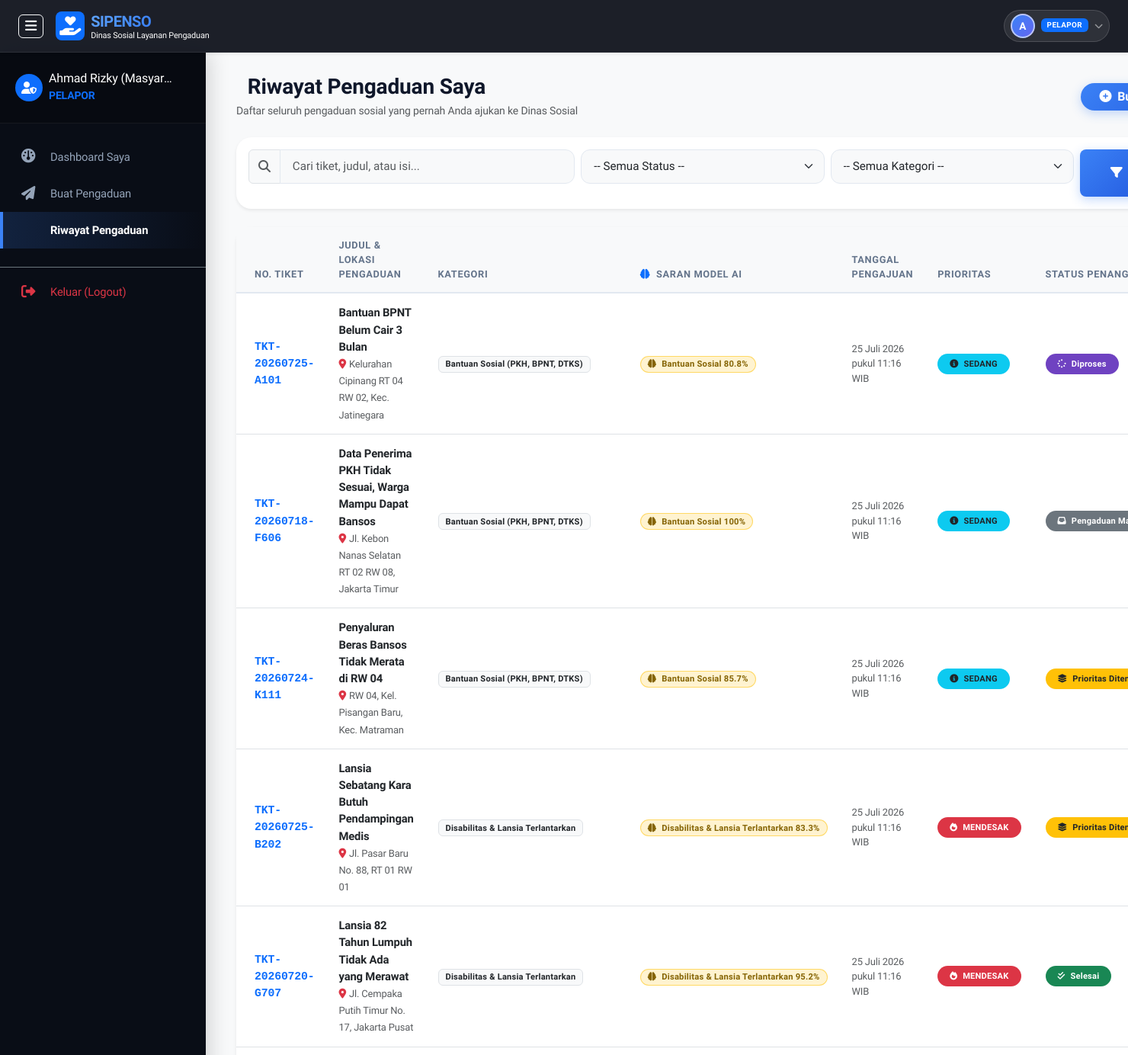
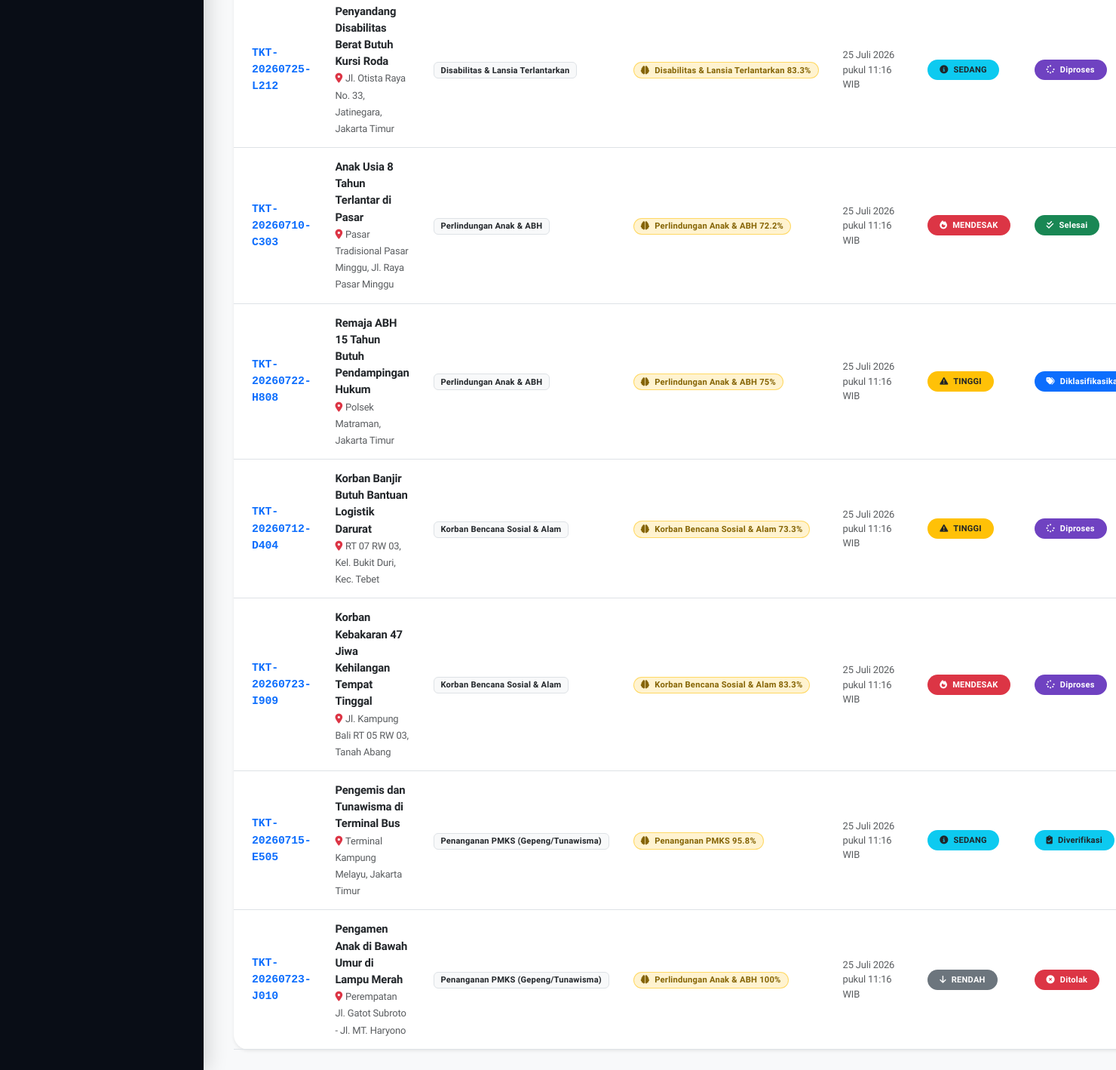
Page /pelapor/riwayat.php (signed in) on the committed database (2 pictures, top to bottom).
### tables this page shows
CREATE TABLE pengaduan (
    id INT AUTO_INCREMENT PRIMARY KEY,
    nomor_tiket VARCHAR(30) NOT NULL UNIQUE,
    user_id INT NOT NULL,
    kategori_id INT NOT NULL,
    judul VARCHAR(150) NOT NULL,
    isi_laporan TEXT NOT NULL,
    lokasi_kejadian TEXT NOT NULL,
    tingkat_dampak ENUM('rendah', 'sedang', 'tinggi', 'mendesak') NOT NULL DEFAULT 'sedang',
    jumlah_terdampak INT DEFAULT 1,
    skor_prioritas INT DEFAULT 0,
    prioritas ENUM('Rendah', 'Sedang', 'Tinggi', 'Mendesak') NOT NULL DEFAULT 'Sedang',
    status ENUM('Pengaduan Masuk', 'Diverifikasi', 'Diklasifikasikan', 'Prioritas Ditentukan', 'Diproses', 'Selesai', 'Ditolak') NOT NULL DEFAULT 'Pengaduan Masuk',
    created_at TIMESTAMP DEFAULT CURRENT_TIMESTAMP,
    updated_at TIMESTAMP DEFAULT CURRENT_TIMESTAMP ON UPDATE CURRENT_TIMESTAMP,
    FOREIGN KEY (user_id) REFERENCES users(id) ON DELETE CASCADE,
    FOREIGN KEY (kategori_id) REFERENCES kategori(id) ON DELETE RESTRICT
);

CREATE TABLE kategori (
    id INT AUTO_INCREMENT PRIMARY KEY,
    kode_kategori VARCHAR(30) NOT NULL UNIQUE,
    nama_kategori VARCHAR(100) NOT NULL,
    deskripsi TEXT NULL,
    created_at TIMESTAMP DEFAULT CURRENT_TIMESTAMP
);

### config/classifier.php (called while the page is built, shortened)
<?php
function tokenize_text(string $text): string {
    $text = mb_strtolower($text, 'UTF-8');
    $text = preg_replace('/[^\p{L}\p{N}\s]/u', ' ', $text);
    $text = preg_replace('/\s+/', ' ', trim($text));
    return $text;
}
function classify_complaint(string $text, $pdo = null): array {
    $dictionary = get_classification_dictionary();
    $normalized = tokenize_text($text);
    $scores = [];
    foreach ($dictionary as $kode => $cat) {
        $skor = 0;
        foreach ($cat['keywords'] as $keyword => $bobot) {
            if (mb_strpos($normalized, $keyword) !== false) {
                $count = mb_substr_count($normalized, $keyword);
                $skor += $bobot * min($count, 3);
            }
        }
        $scores[$kode] = $skor;
    }
    $total = array_sum($scores);
    $per_kategori = [];
    foreach ($dictionary as $kode => $cat) {
        $per_kategori[$kode] = [
            'label'      => $cat['label'],
            'ikon'       => $cat['ikon'],
            'warna'      => $cat['warna'],
            'skor'       => $scores[$kode],
            'confidence' => $total > 0 ? round(($scores[$kode] / $total) * 100, 1) : 0.0,
        ];
    }
    uasort($per_kategori, fn($a, $b) => $b['skor'] <=> $a['skor']);
    $winner_kode = array_key_first($per_kategori);
    $winner      = $per_kategori[$winner_kode];
    $kategori_id = null;
    return [
        'kode'        => $winner_kode,
        'nama'        => $winner['label'],
        'ikon'        => $winner['ikon'],
        'warna'       => $winner['warna'],
        'skor'        => $winner['skor'],
        'confidence'  => $winner['confidence'],
        'per_kategori'=> $per_kategori,
        'kategori_id' => $kategori_id,
    ];
}

### pelapor/riwayat.php (the view, shortened to what this page needs)
<?php
require_once __DIR__ . '/../includes/header.php';
require_once __DIR__ . '/../includes/navbar.php';
require_once __DIR__ . '/../config/classifier.php';
$user_id = $_SESSION['user_id'];
$search   = sanitize($_GET['q'] ?? '');
$query = "SELECT p.*, k.nama_kategori
          FROM pengaduan p
          JOIN kategori k ON p.kategori_id = k.id
          WHERE p.user_id = :uid";
$params = ['uid' => $user_id];
$query .= " ORDER BY p.created_at DESC";
$pengaduan_list = [];
if ($pdo) {
    $stmt = $pdo->prepare($query);
    $stmt->execute($params);
    $pengaduan_list = $stmt->fetchAll();
    $stmtKat = $pdo->query("SELECT * FROM kategori ORDER BY nama_kategori ASC");
    $kategori_list = $stmtKat->fetchAll();
}
?>
<?php require_once __DIR__ . '/../includes/navbar.php'; ?>
<div class="wrapper-admin">
    <?php require_once __DIR__ . '/../includes/sidebar.php'; ?>
    <div id="content" class="bg-light">
        <div class="container-fluid">
    <div class="d-flex flex-column flex-md-row justify-content-between align-items-md-center mb-4 gap-3">
        <div>
            <h3 class="fw-bold mb-1"><i class="fa-solid fa-clock-history text-primary me-2"></i> Riwayat Pengaduan Saya</h3>
            <p class="text-muted small mb-0">Daftar seluruh pengaduan sosial yang pernah Anda ajukan ke Dinas Sosial</p>
        </div>
        <a href="<?= base_url('pelapor/buat_pengaduan.php'); ?>" class="btn btn-primary rounded-pill px-4 fw-bold">
            <i class="fa-solid fa-plus-circle me-1"></i> Buat Pengaduan Baru
        </a>
    </div>
    <div class="card card-custom border-0 shadow-sm mb-4">
        <div class="card-body p-3">
            <form action="" method="GET" class="row g-2">
                <div class="col-md-4">
                    <div class="input-group">
                        <span class="input-group-text bg-light"><i class="fa-solid fa-search text-muted"></i></span>
                        <input type="text" name="q" class="form-control bg-light" placeholder="Cari tiket, judul, atau isi..." value="<?= htmlspecialchars($search); ?>">
                    </div>
                </div>
                <div class="col-md-3">
                    <select name="status" class="form-select bg-light">
                        <option value="">-- Semua Status --</option>
                    </select>
                </div>
                <div class="col-md-3">
                    <select name="kategori" class="form-select bg-light">
                        <option value="">-- Semua Kategori --</option>
                    </select>
                </div>
                <div class="col-md-2 d-flex gap-1">
                    <button type="submit" class="btn btn-primary w-100 rounded-3"><i class="fa-solid fa-filter me-1"></i> Filter</button>
                </div>
            </form>
        </div>
    </div>
    <div class="card card-custom border-0 shadow-sm">
        <div class="card-body p-0">
            <div class="table-responsive">
                <table class="table table-hover align-middle mb-0">
                    <thead class="table-light">
                        <tr>
                            <th class="ps-4">No. Tiket</th>
                            <th>Judul &amp; Lokasi Pengaduan</th>
                            <th>Kategori</th>
                            <th><i class="fa-solid fa-brain text-primary me-1"></i> Saran Model AI</th>
                            <th>Tanggal Pengajuan</th>
                            <th>Prioritas</th>
                            <th>Status Penanganan</th>
                        </tr>
                    </thead>
                    <tbody>
                        <?php if (!empty($pengaduan_list)): ?>
                            <?php foreach ($pengaduan_list as $p): ?>
                                <tr>
                                    <td class="ps-4 font-monospace fw-bold text-primary"><?= sanitize($p['nomor_tiket']); ?></td>
                                    <td>
                                        <span class="fw-bold text-dark d-block"><?= sanitize($p['judul']); ?></span>
                                        <small class="text-muted"><i class="fa-solid fa-location-dot me-1 text-danger"></i><?= sanitize($p['lokasi_kejadian']); ?></small>
                                    </td>
                                    <td><span class="badge bg-light text-dark border"><?= sanitize($p['nama_kategori']); ?></span></td>
                                    <td>
                                        <?php
                                        $ai = classify_complaint($p['judul'] . ' ' . $p['isi_laporan']);
                                        $match = ($ai['kategori_id'] == $p['kategori_id']);
                                        ?>
                                        <?php if ($ai['kode']): ?>
                                            <span class="badge rounded-pill" style="font-size:0.7rem;background:<?= $match ? '#19875430' : '#ffc10730'; ?>;color:<?= $match ? '#198754' : '#856404'; ?>;border:1px solid <?= $match ? '#19875488' : '#ffc10788'; ?>;">
                                                <i class="fa-solid fa-brain me-1"></i>
                                                <?= sanitize(explode('(', $ai['nama'])[0]); ?>
                                                <?= $ai['confidence']; ?>%
                                            </span>
                                        <?php else: ?>
                                            <span class="badge bg-light text-muted border" style="font-size:0.7rem;">—</span>
                                        <?php endif; ?>
                                    </td>
                                    <td class="small text-muted"><?= format_tanggal($p['created_at']); ?></td>
                                    <td><?= get_priority_badge($p['prioritas']); ?></td>
                                    <td><?= get_status_badge($p['status']); ?></td>
                                </tr>
                            <?php endforeach; ?>
                        <?php endif; ?>
                    </tbody>
                </table>
            </div>
        </div>
    </div>
        </div>
    </div>
</div>
<?php require_once __DIR__ . '/../includes/footer.php'; ?>

### config/helpers.php (shortened to what this page needs)
<?php
function base_url($path = '') {
    $protocol = isset($_SERVER['HTTPS']) && $_SERVER['HTTPS'] === 'on' ? 'https' : 'http';
    $host = $_SERVER['HTTP_HOST'] ?? 'localhost';
    $script_dir = str_replace('\\', '/', dirname($_SERVER['SCRIPT_NAME']));
    $pos = strpos($script_dir, '/sistempengaduan');
    if ($pos !== false) {
        $root_dir = substr($script_dir, 0, $pos + strlen('/sistempengaduan'));
    } else {
        $root_dir = '/sistempengaduan';
    }
    return rtrim($protocol . '://' . $host . $root_dir, '/') . '/' . ltrim($path, '/');
}
function sanitize($data) {
    return htmlspecialchars(trim($data ?? ''), ENT_QUOTES, 'UTF-8');
}
function format_tanggal($datetime, $with_time = true) {
    $time = strtotime($datetime);
    $bulan = [
        1 => 'Januari', 'Februari', 'Maret', 'April', 'Mei', 'Juni',
        'Juli', 'Agustus', 'September', 'Oktober', 'November', 'Desember'
    ];
    $d = date('d', $time);
    $m = $bulan[(int)date('m', $time)];
    $y = date('Y', $time);
    $result = "$d $m $y";
    if ($with_time) {
        $result .= ' pukul ' . date('H:i', $time) . ' WIB';
    }
    return $result;
}
function get_status_badge($status) {
    switch ($status) {
        case 'Pengaduan Masuk':
            return '<span class="badge bg-secondary px-3 py-2 rounded-pill"><i class="fa-solid fa-inbox me-1"></i> Pengaduan Masuk</span>';
        case 'Diverifikasi':
            return '<span class="badge bg-info text-dark px-3 py-2 rounded-pill"><i class="fa-solid fa-clipboard-check me-1"></i> Diverifikasi</span>';
        case 'Diklasifikasikan':
            return '<span class="badge bg-primary px-3 py-2 rounded-pill"><i class="fa-solid fa-tags me-1"></i> Diklasifikasikan</span>';
        case 'Prioritas Ditentukan':
            return '<span class="badge bg-warning text-dark px-3 py-2 rounded-pill"><i class="fa-solid fa-layer-group me-1"></i> Prioritas Ditentukan</span>';
        case 'Diproses':
            return '<span class="badge bg-purple text-white px-3 py-2 rounded-pill" style="background-color: #6f42c1;"><i class="fa-solid fa-spinner fa-spin me-1"></i> Diproses</span>';
        case 'Selesai':
            return '<span class="badge bg-success px-3 py-2 rounded-pill"><i class="fa-solid fa-check-double me-1"></i> Selesai</span>';
        case 'Ditolak':
            return '<span class="badge bg-danger px-3 py-2 rounded-pill"><i class="fa-solid fa-times-circle me-1"></i> Ditolak</span>';
    }
}
function get_priority_badge($priority) {
    switch (strtolower($priority)) {
        case 'mendesak':
            return '<span class="badge bg-danger px-3 py-2 rounded-pill text-uppercase fw-bold"><i class="fa-solid fa-fire me-1"></i> Mendesak</span>';
        case 'tinggi':
            return '<span class="badge bg-warning text-dark px-3 py-2 rounded-pill text-uppercase fw-bold"><i class="fa-solid fa-triangle-exclamation me-1"></i> Tinggi</span>';
        case 'sedang':
            return '<span class="badge bg-info text-dark px-3 py-2 rounded-pill text-uppercase fw-bold"><i class="fa-solid fa-circle-info me-1"></i> Sedang</span>';
        case 'rendah':
            return '<span class="badge bg-secondary px-3 py-2 rounded-pill text-uppercase fw-bold"><i class="fa-solid fa-arrow-down me-1"></i> Rendah</span>';
    }
}

### assets/css/style.css (style rules this page uses)
:root { --primary-color: #3b82f6; --primary-dark: #1d4ed8; --primary-light: #60a5fa; --secondary-color: #6366f1; --accent-color: #06b6d4; --success-color: #10b981; --warning-color: #f59e0b; --danger-color: #ef4444; --bg-body: #0f172a; --bg-body-light: #f8fafc; --card-bg: #ffffff; --text-main: #0f172a; --text-muted: #64748b; --sidebar-bg: #090d16; --sidebar-hover: #1e293b; --border-color: #e2e8f0; --shadow-sm: 0 2px 8px rgba(15, 23, 42, 0.04); --shadow-md: 0 8px 24px rgba(15, 23, 42, 0.08); --shadow-lg: 0 16px 40px rgba(15, 23, 42, 0.12); --shadow-glow-primary: 0 0 20px rgba(59, 130, 246, 0.35); --shadow-glow-success: 0 0 20px rgba(16, 185, 129, 0.35); --transition-smooth: all 0.25s cubic-bezier(0.4, 0, 0.2, 1); }
body { font-family: 'Plus Jakarta Sans', 'Inter', -apple-system, BlinkMacSystemFont, "Segoe UI", Roboto, sans-serif; background-color: var(--bg-body-light); color: var(--text-main); min-height: 100vh; display: flex; flex-direction: column; letter-spacing: -0.01em; }
.card-custom { background: var(--card-bg); border: 1px solid var(--border-color); border-radius: 20px; box-shadow: var(--shadow-sm); transition: var(--transition-smooth); }
.wrapper-admin { display: flex; width: 100%; align-items: stretch; min-height: calc(100vh - 65px); }
#content { width: 100%; padding: 28px; min-height: calc(100vh - 65px); transition: var(--transition-smooth); background-color: var(--bg-body-light); }
.btn { font-weight: 600; transition: var(--transition-smooth); letter-spacing: -0.01em; }
.btn-primary { background: linear-gradient(135deg, #3b82f6 0%, #1d4ed8 100%); border: none; box-shadow: 0 4px 14px rgba(59, 130, 246, 0.3); }
.form-control, .form-select { border-radius: 12px; border: 1px solid var(--border-color); padding: 10px 16px; font-size: 0.95rem; transition: var(--transition-smooth); }
.table { --bs-table-bg: transparent; font-size: 0.925rem; }
.table thead th { font-size: 0.8rem; text-transform: uppercase; letter-spacing: 0.05em; font-weight: 700; color: #64748b; border-bottom: 2px solid var(--border-color); padding: 14px 16px; }
.table tbody td { padding: 14px 16px; vertical-align: middle; transition: var(--transition-smooth); }
.badge { font-weight: 600; letter-spacing: 0.02em; padding: 0.4em 0.8em; }

### rows in the picture
pengaduan: nomor_tiket "TKT-20260725-A101", judul "Bantuan BPNT Belum Cair 3 Bulan", lokasi_kejadian "Kelurahan Cipinang RT 04 RW 02, Kec. Jatinegara", kategori.nama_kategori "Bantuan Sosial (PKH, BPNT, DTKS)", judul+isi_laporan "Bantuan Sosial", judul+isi_laporan "80.8", created_at "25 Juli 2026 pukul 11:16 WIB", prioritas "Sedang" (drawn), status "Diproses" (drawn)
pengaduan: nomor_tiket "TKT-20260718-F606", judul "Data Penerima PKH Tidak Sesuai, Warga Mampu Dapat Bansos", lokasi_kejadian "Jl. Kebon Nanas Selatan RT 02 RW 08, Jakarta Timur", kategori.nama_kategori "Bantuan Sosial (PKH, BPNT, DTKS)", judul+isi_laporan "Bantuan Sosial", judul+isi_laporan "100", created_at "25 Juli 2026 pukul 11:16 WIB", prioritas "Sedang" (drawn), status "Pengaduan Masuk" (drawn)
pengaduan: nomor_tiket "TKT-20260724-K111", judul "Penyaluran Beras Bansos Tidak Merata di RW 04", lokasi_kejadian "RW 04, Kel. Pisangan Baru, Kec. Matraman", kategori.nama_kategori "Bantuan Sosial (PKH, BPNT, DTKS)", kategori.nama_kategori "Bantuan Sosial", confidence "85.7", created_at "25 Juli 2026 pukul 11:16 WIB", prioritas "Sedang" (drawn), shows "Prioritas…"
pengaduan: nomor_tiket "TKT-20260725-B202", judul "Lansia Sebatang Kara Butuh Pendampingan Medis", lokasi_kejadian "Jl. Pasar Baru No. 88, RT 01 RW 01", kategori.nama_kategori "Disabilitas & Lansia Terlantarkan", judul+isi_laporan "Disabilitas & Lansia Terlantarkan", judul+isi_laporan "83.3", created_at "25 Juli 2026 pukul 11:16 WIB", prioritas "Mendesak" (drawn), shows "Prioritas…"
pengaduan: nomor_tiket "TKT-20260720-G707", judul "Lansia 82 Tahun Lumpuh Tidak Ada yang Merawat", lokasi_kejadian "Jl. Cempaka Putih Timur No. 17, Jakarta Pusat", kategori.nama_kategori "Disabilitas & Lansia Terlantarkan", judul+isi_laporan "Disabilitas & Lansia Terlantarkan", judul+isi_laporan "95.2", created_at "25 Juli 2026 pukul 11:16 WIB", prioritas "Mendesak" (drawn), status "Selesai" (drawn)
pengaduan: nomor_tiket "TKT-20260725-L212", judul "Penyandang Disabilitas Berat Butuh Kursi Roda", lokasi_kejadian "Jl. Otista Raya No. 33, Jatinegara, Jakarta Timur", kategori.nama_kategori "Disabilitas & Lansia Terlantarkan", judul+isi_laporan "Disabilitas & Lansia Terlantarkan", judul+isi_laporan "83.3", created_at "25 Juli 2026 pukul 11:16 WIB", prioritas "Sedang" (drawn), status "Diproses" (drawn)
pengaduan: nomor_tiket "TKT-20260710-C303", judul "Anak Usia 8 Tahun Terlantar di Pasar", lokasi_kejadian "Pasar Tradisional Pasar Minggu, Jl. Raya Pasar Minggu", kategori.nama_kategori "Perlindungan Anak & ABH", judul+isi_laporan "Perlindungan Anak & ABH", judul+isi_laporan "72.2", created_at "25 Juli 2026 pukul 11:16 WIB", prioritas "Mendesak" (drawn), status "Selesai" (drawn)
pengaduan: nomor_tiket "TKT-20260722-H808", judul "Remaja ABH 15 Tahun Butuh Pendampingan Hukum", lokasi_kejadian "Polsek Matraman, Jakarta Timur", kategori.nama_kategori "Perlindungan Anak & ABH", judul+isi_laporan "Perlindungan Anak & ABH", judul+isi_laporan "75", created_at "25 Juli 2026 pukul 11:16 WIB", prioritas "Tinggi" (drawn), status "Diklasifikasikan" (drawn)
pengaduan: nomor_tiket "TKT-20260712-D404", judul "Korban Banjir Butuh Bantuan Logistik Darurat", lokasi_kejadian "RT 07 RW 03, Kel. Bukit Duri, Kec. Tebet", kategori.nama_kategori "Korban Bencana Sosial & Alam", judul+isi_laporan "Korban Bencana Sosial & Alam", judul+isi_laporan "73.3", created_at "25 Juli 2026 pukul 11:16 WIB", prioritas "Tinggi" (drawn), status "Diproses" (drawn)
pengaduan: nomor_tiket "TKT-20260723-I909", judul "Korban Kebakaran 47 Jiwa Kehilangan Tempat Tinggal", lokasi_kejadian "Jl. Kampung Bali RT 05 RW 03, Tanah Abang", kategori.nama_kategori "Korban Bencana Sosial & Alam", judul+isi_laporan "Korban Bencana Sosial & Alam", judul+isi_laporan "83.3", created_at "25 Juli 2026 pukul 11:16 WIB", prioritas "Mendesak" (drawn), status "Diproses" (drawn)
pengaduan: nomor_tiket "TKT-20260715-E505", judul "Pengemis dan Tunawisma di Terminal Bus", lokasi_kejadian "Terminal Kampung Melayu, Jakarta Timur", kategori.nama_kategori "Penanganan PMKS (Gepeng/Tunawisma)", judul+isi_laporan "Penanganan PMKS", judul+isi_laporan "95.8", created_at "25 Juli 2026 pukul 11:16 WIB", prioritas "Sedang" (drawn), status "Diverifikasi" (drawn)
pengaduan: nomor_tiket "TKT-20260723-J010", judul "Pengamen Anak di Bawah Umur di Lampu Merah", lokasi_kejadian "Perempatan Jl. Gatot Subroto - Jl. MT. Haryono", kategori.nama_kategori "Penanganan PMKS (Gepeng/Tunawisma)", judul+isi_laporan "Perlindungan Anak & ABH", judul+isi_laporan "100", created_at "25 Juli 2026 pukul 11:16 WIB", prioritas "Rendah" (drawn), status "Ditolak" (drawn)

### other values in the picture
substr($nama_user, 0, 1) "A"
$role "PELAPOR"
$_SESSION['nama_lengkap'] "Ahmad Rizky (Masyar…"
